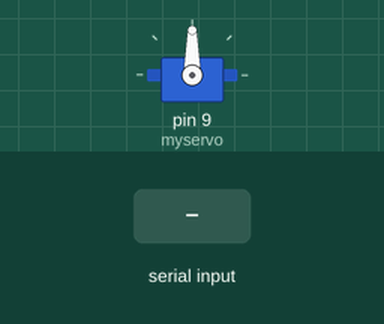
Recording of a sketch running on a simulated Arduino Uno, built with avr-gcc and run on an emulated ATmega328P. Parts: servo. The inputs (shaded band) are chosen by the test bench. What the sketch prints to the serial monitor is not drawn.

Above: at 1.2 s.
1.3 s: "A" received over Serial
2.8 s: "A" received over the second serial link
4.3 s: "O" received over Serial
At 4.76 s:
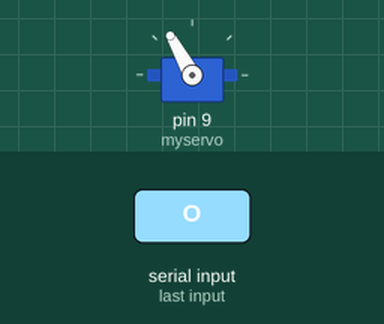
At 6.4 s:
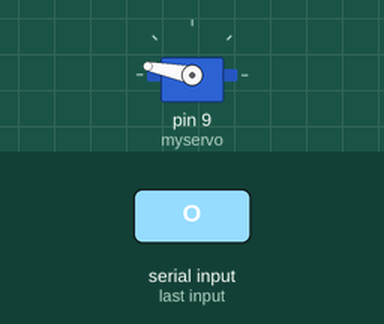
Timing chart, 0 to 10.2 s (numbered marks = the images above; inputs shaded):
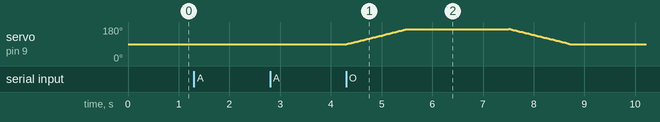

The sketch:

Smart_Parking_System.ino
```cpp
/*
 Smart Parking system

 status character meanings

 O ----> open the door

 L ----> car wants t o leave the garage

 D ----> do not open the door because of some errors

 R ---> resend RFID

 S ----> shutdown the system

 G ---> if the car wants to leave and it is really leaved the garage

 */
//this is used for DEBUGING
#include <SoftwareSerial.h>
#include <Servo.h>

Servo myservo;  // create servo object to control a servo
// a maximum of eight servo objects can be created

int pos = 0;    // variable to store the servo position

//////////////////////////////
SoftwareSerial mySerial(2, 3); // RX, TX

//this code is going to open the door
void open_door()
{

  for(pos = 90; pos < 170; pos += 1)  // goes from 0 degrees to 180 degrees
  {                                  // in steps of 1 degree
    myservo.write(pos);              // tell servo to go to position in variable 'pos'
    delay(15);                       // waits 15ms for the servo to reach the position
  }
  delay(2000);
  for(pos = 170; pos>=90; pos-=1)     // goes from 180 degrees to 0 degrees
  {
    myservo.write(pos);              // tell servo to go to position in variable 'pos'
    delay(15);                       // waits 15ms for the servo to reach the position
  }
}

void setup()
{
  Serial.begin(9600);
   myservo.attach(9);  // attaches the servo on pin 9 to the servo object
  mySerial.begin(9600);
}
//flag to know the state of the program
// 0 means wait until the PC connect
//1 means the program is running
int Program_State = 0;
byte data[16];

void print_RFID()
{
  int ii = 0;
  //while(!mySerial.available());
  while(mySerial.available())
  {
    char b = mySerial.read();
    // Serial.print(b);
    data[ii] = b;
    ii++;
    delay(10);
   // while(!mySerial.available());
  }

  for(int i = 1; i < 11; i++)
  {
    Serial.print((char)data[i]);
  }
  //Serial.println("");
  //Serial.println("i is ");
  //Serial.println(ii);
}
int first_time = 0;

//main MCU loop
void loop()
{
  if(first_time == 0)
  {
    myservo.write(90);
    first_time = 1;
  }

  //check program state, if 0 then wait computer to connect
  if(Program_State == 0)
  {
    //wait until computer connect and send char 'A'
    while(!Serial.available());

    //read the command from the compter
    char start_command = (char) Serial.read();

    //if computer send A then all things is right
    if(start_command == 'A')
    {
      // Debug.println("PC is Ready...");
      Serial.print("A");

      //set program state 1 that means the computer send A
      Program_State = 1;
    }
  }
  else
  {
    //  Serial.flush();
    //Serial.println("Waitingvvv RFID ");
    while(!mySerial.available());
    print_RFID();

   // Serial.println("Finished ");

    while(!Serial.available());

    //read the command from the compter
    char command = (char) Serial.read();

    //check the command and execute the operation
    if(command == 'O')
    {
      //open the door
      //   Debug.println("Open the Door");
      open_door();
    }
    else if(command == 'D')
    {
      //don't open the door
      // Debug.println("Don't Open the door");
      //Serial.println("don't open the door");
    }
    else if(command == 'L')
    {
      //send ack to the computer to do his works
      Serial.write("G");
      //    Debug.println("leaved");
    }
    else if(command == 'R')
    {
      // Debug.println("error in sending RFID to PC");
      //this means that the RFID is less than 12 char so resend RFID
    }
    else if(command == 'S')
    {
      //shut down the program and wait until PC connect again
      //   Debug.println("Stop the Program...");

      //stop the program
      Program_State = 0;
    }
  }
}
```

Measured:
- after the input at 1.3 s, every drawn part: stays the same
- after the input at 2.8 s, every drawn part: stays the same
- after the input at 4.3 s, servo on pin 9 (myservo): rises from 90° to 170° in 3.2 s, then falls to 90° in 1.2 s
